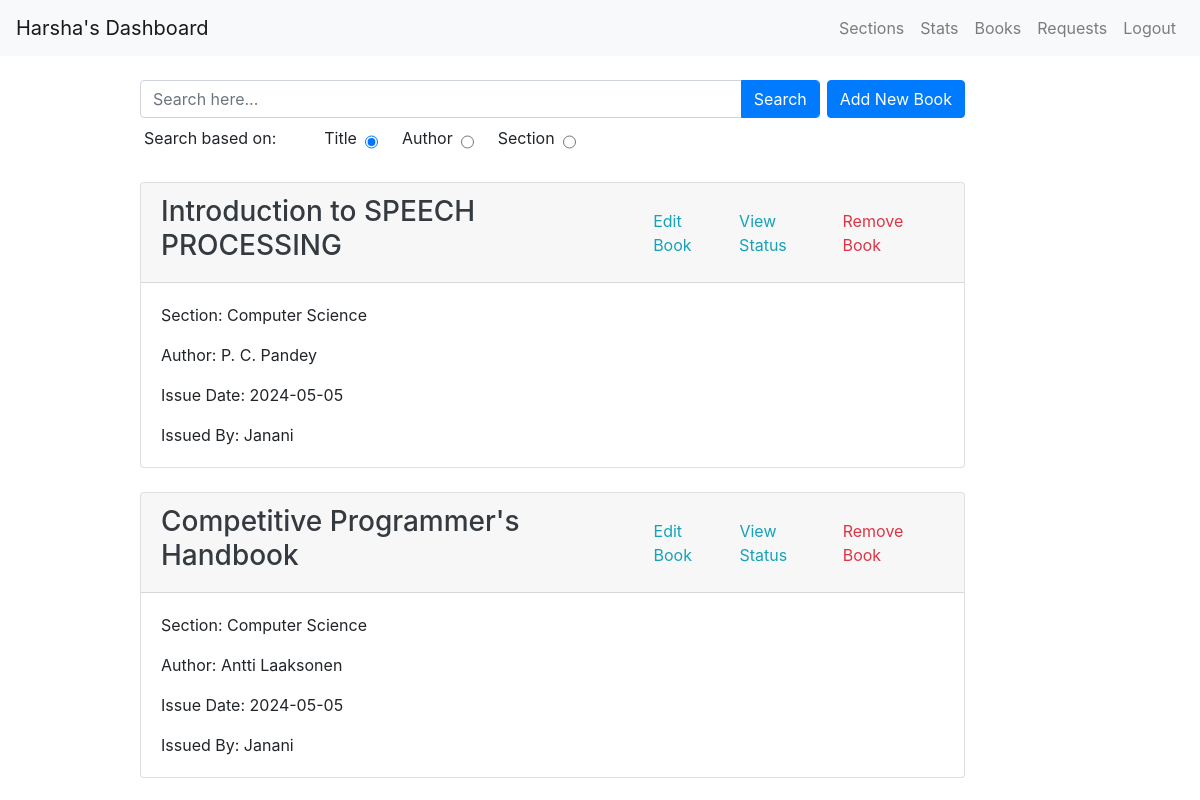
The page /lib/Harsha/books on the database its author committed.
### application/models.py (models this page shows)
class Ebook(db.Model):
	__tablename__ = 'ebook'
	ID = db.Column(db.Integer, primary_key=True, autoincrement = True)
	title = db.Column(db.String, nullable = False, unique = True)
	author = db.Column(db.String, nullable = False)
	content = db.Column(db.String, nullable = False)
	section = db.Column(db.String, db.ForeignKey(Section.title),nullable = False)
	issued_by = db.Column(db.String, db.ForeignKey(Librarian.username), nullable = False)
	issue_date = db.Column(db.String, nullable = False)

### application/views.py (the view)
@app.route("/lib/<username>/books", methods=["GET","POST"])
def lib_books(username):
    if request.method == "GET":
        search_text = request.args.get("search_text")
        search_type = request.args.get("search_type")
        books = getAllSearchBooks(search_text,search_type)
        return render_template("lib_books.html",name=username,books=books,txt=(search_text if search_text else ''),search_type=search_type)

### application/controllers.py (called while the page is built)
def getAllSearchBooks(search_text,search_type):
	if(search_text):
		if(search_type == "title"):
			text_filter = getEBook().filter(Ebook.title.ilike(f"%{search_text}%")).all()
		elif(search_type == "author"):
			text_filter = getEBook().filter(Ebook.author.ilike(f"%{search_text}%")).all()
		else:
			text_filter = getEBook().filter(Ebook.section.ilike(f"%{search_text}%")).all()
	else:
		text_filter = getEBook().all()
	return text_filter

### application/models.py (called while the page is built)
def getEBook():
	return Ebook.query

### templates/lib_books.html (shortened to what this page needs)
<!DOCTYPE html>
<html lang="en">
<head>
    <link href="https://maxcdn.bootstrapcdn.com/bootstrap/4.5.2/css/bootstrap.min.css" rel="stylesheet">
</head>
<body>
    <nav class="navbar navbar-expand-lg navbar-light bg-light">
        <div class="navbar-brand">
            {% if 's' == name[-1] %}
                {{ name }}' Dashboard
            {% else %}
                {{ name }}'s Dashboard
            {% endif %}
        </div>
        <div class="collapse navbar-collapse">
            <ul class="navbar-nav ml-auto">
                <li class="nav-item">
                    <a class="nav-link" href="/lib/{{name}}/sections">Sections</a>
                </li>
                <li class="nav-item">
                    <a class="nav-link" href="/lib/{{name}}/stats">Stats</a>
                </li>
                <li class="nav-item">
                    <a class="nav-link" href="/lib/{{name}}/books">Books</a>
                </li>
                <li class="nav-item">
                    <a class="nav-link" href="/lib/{{name}}/requests">Requests</a>
                </li>
                <li class="nav-item">
                    <a class="nav-link" href="/logout">Logout</a>
                </li>
            </ul>
        </div>
    </nav>
    <div class="container mt-4">
        <div class="row">
            <div class="col-md-9 offset-md-1">
                <form action="/lib/{{name}}/books" method="GET" class="mb-4">
                    <div class="input-group mb-2">
                        <input type="text" name="search_text" class="form-control" placeholder="Search here..." value="{{ txt }}">
                        <div class="input-group-append">
                            <button type="submit" class="form-control btn btn-primary mr-2 rounded-right">Search</button>
                        </div>
                        <div class="input-group-append">
                            <a href="/lib/{{name}}/issue_book" class="btn btn-primary rounded">Add New Book</a>
                        </div>
                    </div>
                    <div class="input-group mb-3 ml-1">
                        <label for="filter_type" class="mr-5">Search based on:</label>
                        <label for="title" class="mr-2">Title</label>
                        {% if search_type == "title" or search_type is none %}
                            <input type="radio" name="search_type" class="mr-4" id="title" value="title" checked>
                        {% else %}
                            <input type="radio" name="search_type" class="mr-4" id="title" value="title">
                        {% endif %}
                        <label for="author" class="mr-2">Author</label>
                        {% if search_type == "author" %}
                            <input type="radio" name="search_type" class="mr-4" id="author" value="author" checked>
                        {% else %}
                            <input type="radio" name="search_type" class="mr-4" id="author" value="author">
                        {% endif %}
                        <label for="section" class="mr-2">Section</label>
                        {% if search_type == "section" %}
                            <input type="radio" name="search_type" class="mr-4" id="section" value="section" checked>
                        {% else %}
                            <input type="radio" name="search_type" class="mr-4" id="section" value="section">
                        {% endif %}
                    </div>
                </form>
                {% if books|length == 0 %}
                    <h2 class="offset-md-1">No Books exist</h2>
                {% else %}
                    {% for book in books %}
                        <div class="card mb-4">
                            <div class="card-header d-flex justify-content-between align-items-center">
                                <h3><a href="{{book.content}}" class="card-title text-dark">{{ book.title }}</a></h3>
                                <a href="{{ url_for('lib_edit_book', username=name, title=book.title) }}?author={{ book.author }}&content={{ book.content }}&section={{ book.section }}&ID={{book.ID}}" class="text-info ml-auto mr-3">Edit Book</a>
                                <a href="{{ url_for('lib_book_stats',username=name, title=book.title) }}?search_text=" class="text-info mr-3">View Status</a>
                                <a href="{{ url_for('book_delete',username=name, title=book.title) }}" class="text-danger">Remove Book</a>
                            </div>
                            <div class="card-body">
                                <p class="card-text">Section: {{ book.section }}</p>
                                <p class="card-text">Author: {{ book.author }}</p>
                                <p class="card-text">Issue Date: {{ book.issue_date }}</p>
                                <p class="card-text">Issued By: {{ book.issued_by }}</p>
                            </div>
                        </div>
                    {% endfor %}
                {% endif %}
            </div>
        </div>
    </div>
</body>
</html>

### rows shown on the page
Ebook: title "Introduction to SPEECH PROCESSING", section "Computer Science", author "P. C. Pandey", issue_date "2024-05-05", issued_by "Janani"
Ebook: title "Competitive Programmer's Handbook", section "Computer Science", author "Antti Laaksonen", issue_date "2024-05-05", issued_by "Janani"

### other values the page prints
{{ name }} "Harsha"
